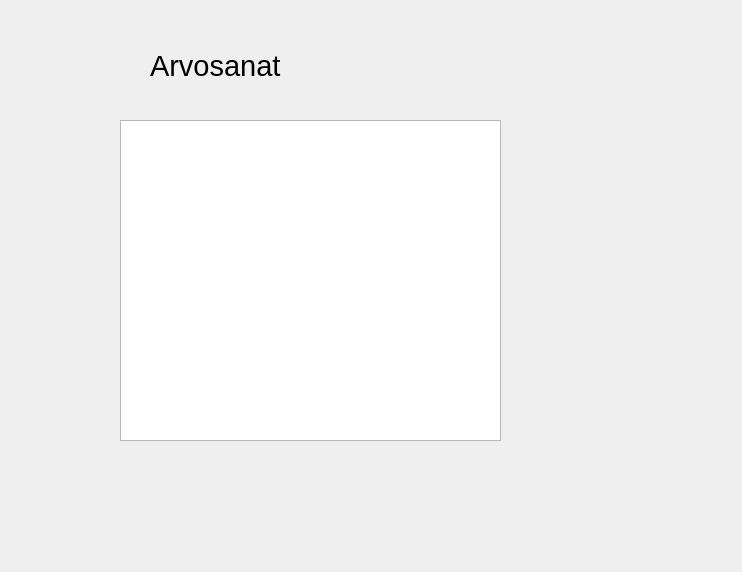
<?xml version="1.0" encoding="UTF-8"?>
<ui version="4.0">
 <class>MyGrades</class>
 <widget class="QDialog" name="MyGrades">
  <property name="geometry">
   <rect>
    <x>0</x>
    <y>0</y>
    <width>742</width>
    <height>572</height>
   </rect>
  </property>
  <property name="windowTitle">
   <string>Dialog</string>
  </property>
  <widget class="QTextEdit" name="textGrades">
   <property name="geometry">
    <rect>
     <x>120</x>
     <y>120</y>
     <width>381</width>
     <height>321</height>
    </rect>
   </property>
  </widget>
  <widget class="QLabel" name="label">
   <property name="geometry">
    <rect>
     <x>150</x>
     <y>40</y>
     <width>311</width>
     <height>51</height>
    </rect>
   </property>
   <property name="font">
    <font>
     <pointsize>22</pointsize>
    </font>
   </property>
   <property name="text">
    <string>Arvosanat</string>
   </property>
  </widget>
 </widget>
 <resources/>
 <connections/>
</ui>
